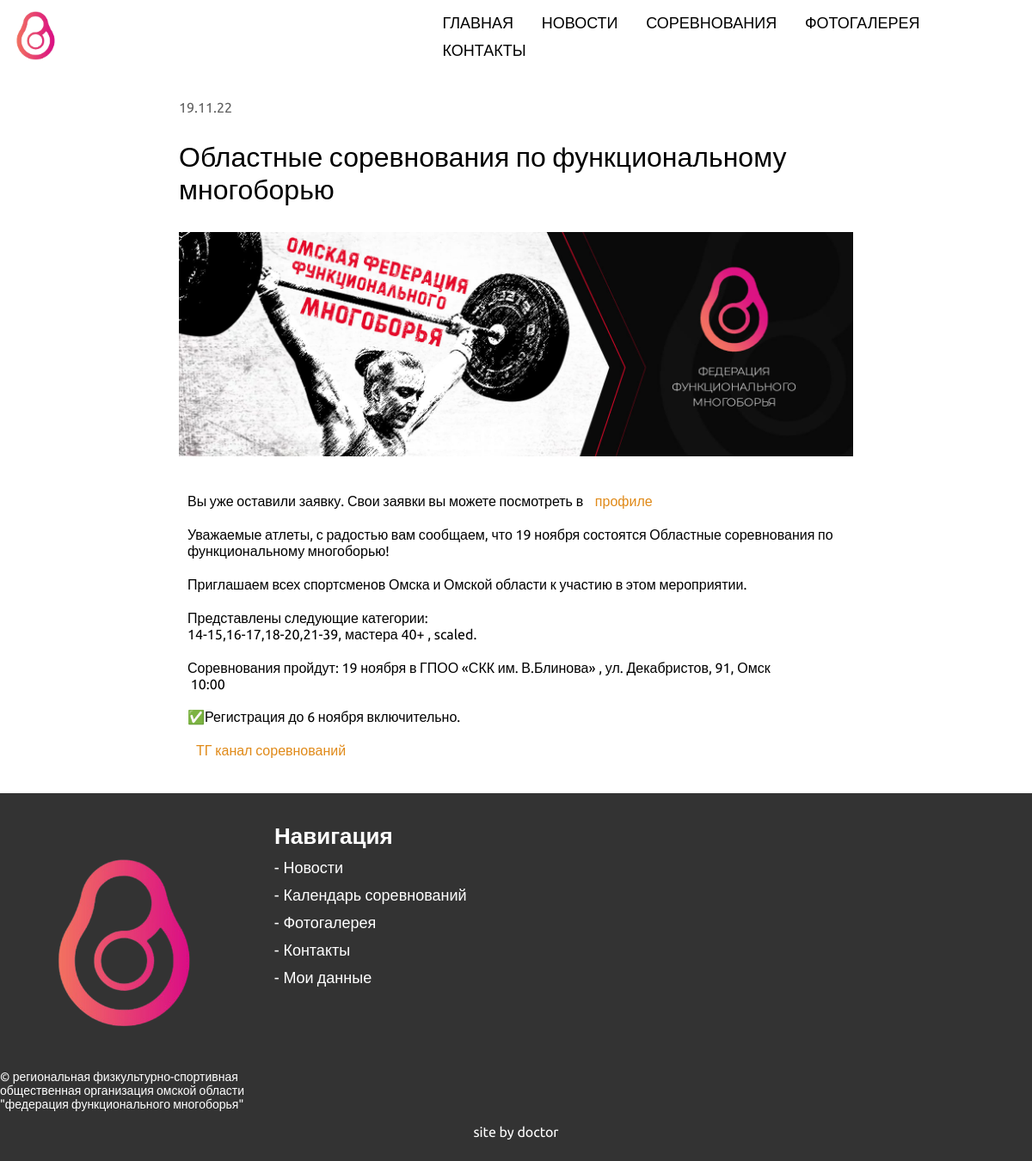
/reader.php?type=event&id=2 (signed in), run on the app's committed database.
### tables this page shows
CREATE TABLE IF NOT EXISTS `events` (
  `id` int(11) NOT NULL AUTO_INCREMENT,
  `title` varchar(255) NOT NULL,
  `cover` varchar(255) DEFAULT NULL,
  `text` longtext NOT NULL,
  `palace` varchar(255) NOT NULL,
  `day` varchar(255) NOT NULL,
  `month` varchar(255) NOT NULL,
  `year` int(11) NOT NULL,
  `rules` varchar(255) DEFAULT NULL,
  `protocol` varchar(255) DEFAULT NULL,
  PRIMARY KEY (`id`)
);

### reader.php (the view, shortened to what this page needs)
<?
require_once("./include/db.php");
$id = $_GET['id'];
switch ( $_GET['type'] ) {
    case "event":
        $art_query = mysqli_query($connection, "SELECT * FROM `events` WHERE `id` = '$id'");
        $art = mysqli_fetch_array($art_query);
        break;
}
$user_id = $_SESSION['id'];
$cols = true;
$qq = mysqli_query($connection, "SELECT * FROM `cols` WHERE `user_id` = $user_id AND `event_id` = '$id'");
if( mysqli_num_rows($qq) != 0 ) {
    $cols = false;
}
?>
<!DOCTYPE html>
<html lang="ru">
<head>
    <link rel="stylesheet" href="css/style.min.css">
</head>
<body>
<div class="wrapper">
    <?php require_once("./include/header.php");?>
    <div class="main">
        <div class="reader">
            <div class="date"><? echo $art['day'] . '.' . $art['month'] . '.' . $art['year']; ?></div>
            <h1 class="title"><? echo $art['title'];?></h1>
            <div class="cover">
                <?
                if( $art['cover'] != null or $art['cover'] != "") {
                    switch ( $_GET['type'] ) {
                        case "event":
                            ?>
                            <img src="img/covers/events/<? echo $art['cover'];?>" alt="Cover of articles">
                            <?
                            break;
                           ?>
                           <?
                    }
                }
                ?>
            </div>
            <div class="text">
                <p>
                    <?
                        if( $_GET['type'] == 'event' ) {
                            if( $_SESSION['id'] != "" && $cols == true ) {
                                ?>
                                <a href="./scripts/add_cols.php?user=<? echo $_SESSION['id'];?>&event=<? echo $id;?>">Оставить заявку</a>
                                <?
                            } else if( $_SESSION['id'] == "" ) {
                                ?>
                                Вы не можете предварительно зарегестрироваться, так как вы не <a href="./login.php?event=<? echo $id;?>">авторизованы</a>
                                <?
                            } else {
                                ?>
                                Вы уже оставили заявку. Свои заявки вы можете посмотреть в <a href="./user.php">профиле</a>
                                <?
                            }
                        }
                    ?>
                </p>
                <? echo $art['text'];?>
            </div>
        </div>
    </div>
</div>
<?php require_once("./include/footer.php");?>
</body>
</html>

### data on the page
events: day "19", month "11", year "22", title "Областные соревнования по функциональному многоборью", cover (picture), text "Уважаемые атлеты, с радостью вам сообщаем, что 19 ноября состоятся Областные соревнования по функциональному многоборью! Приглашаем всех спортсменов Омска и Омской области к участию в этом мероприятии. Представлены следующие категории: 14-15,16-17,18-20,21-39, мастера 40+ , scaled. Соревнования пройдут: 19 ноября в ГПОО «СКК им. В.Блинова» , ул. Декабристов, 91, Омск 10:00 ✅Регистрация до 6 ноября включительно. ТГ канал соревнований"
